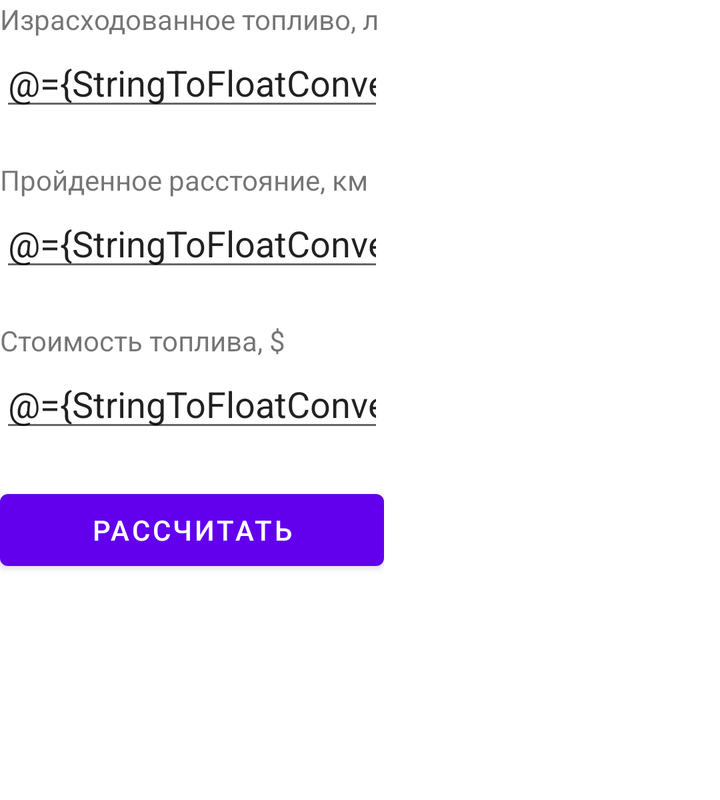
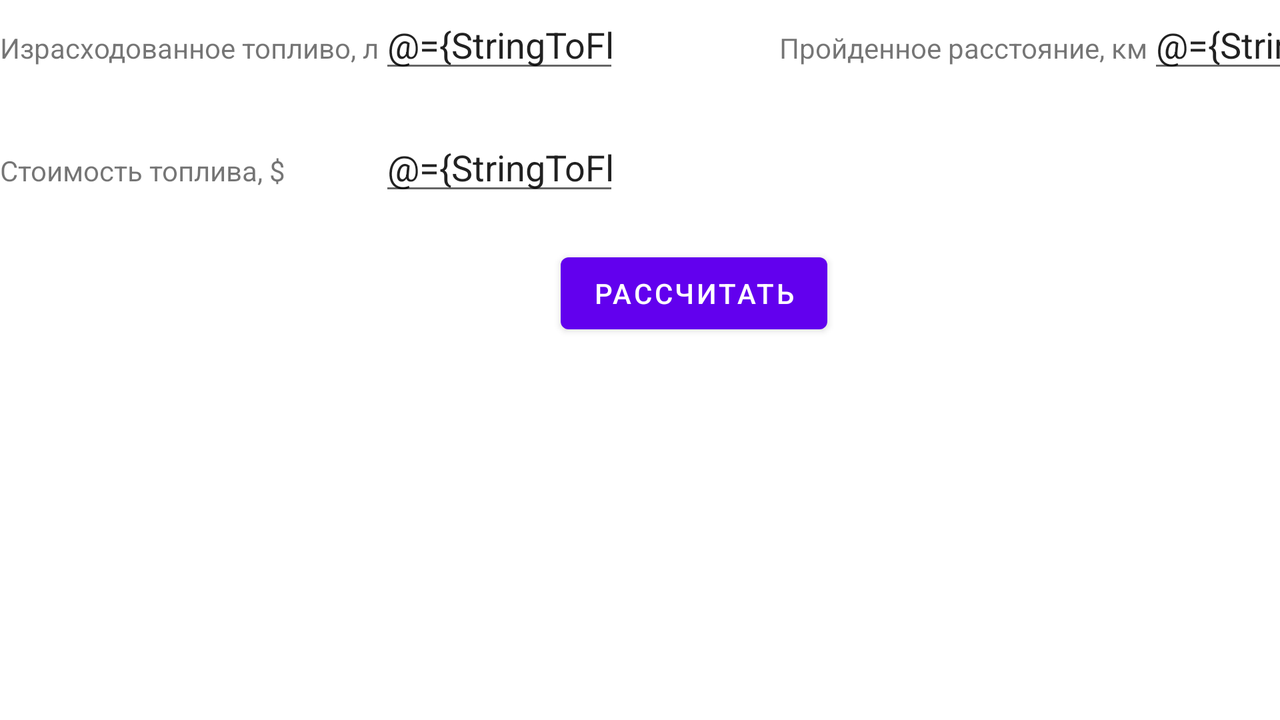

First picture: res/layout/ on a phone held upright. Second picture: the repository's own variant of that layout, on a device whose configuration matches the variant's folder. Source for both follows.
<!-- AndroidManifest.xml: application theme Theme.Second -->
<!-- res/layout/fragment_average_mode_calculator.xml -->
<?xml version="1.0" encoding="utf-8"?>
<layout
    xmlns:app="http://schemas.android.com/apk/res-auto"
    xmlns:tools="http://schemas.android.com/tools"
    xmlns:android="http://schemas.android.com/apk/res/android"
    tools:context=".AverageModeCalculatorFragment">
    <data>
        <import type="tsi.fit.bstu.second.StringToFloatConverter"/>
        <variable
            name="viewModel"
            type="tsi.fit.bstu.second.CalcViewModel" />
    </data>

            <LinearLayout
                android:layout_width="192dp"
                android:layout_height="400dp"
                android:orientation="vertical">

                <TextView
                    android:id="@+id/textView2"
                    android:layout_width="wrap_content"
                    android:layout_height="wrap_content"
                    android:labelFor="@+id/editTextFuel"
                    android:text="Израсходованное топливо, л" />

                <EditText
                    android:id="@+id/editTextFuel"
                    android:layout_width="wrap_content"
                    android:layout_height="wrap_content"
                    android:layout_marginBottom="20dp"
                    android:ems="10"
                    android:text="@={StringToFloatConverter.floatToString(viewModel.fuel)}"
                    android:inputType="numberDecimal" />

                <TextView
                    android:id="@+id/textView3"
                    android:layout_width="wrap_content"
                    android:layout_height="wrap_content"
                    android:labelFor="@+id/editTextDistance"
                    android:text="Пройденное расстояние, км" />

                <EditText
                    android:id="@+id/editTextDistance"
                    android:layout_width="wrap_content"
                    android:layout_height="wrap_content"
                    android:layout_marginBottom="20dp"
                    android:text="@={StringToFloatConverter.floatToString(viewModel.distance)}"
                    android:ems="10"
                    android:inputType="numberDecimal" />

                <TextView
                    android:id="@+id/textView4"
                    android:layout_width="wrap_content"
                    android:layout_height="wrap_content"
                    android:labelFor="@+id/editTextFuelCost"
                    android:text="Стоимость топлива, $" />

                <EditText
                    android:id="@+id/editTextFuelCost"
                    android:layout_width="wrap_content"
                    android:layout_height="wrap_content"
                    android:layout_marginBottom="20dp"
                    android:ems="10"
                    android:text="@={StringToFloatConverter.floatToString(viewModel.fuelCost)}"
                    android:inputType="numberDecimal" />

                <Button
                    android:id="@+id/buttonCalculate"
                    android:layout_width="match_parent"
                    android:layout_height="wrap_content"
                    android:text="Рассчитать" />

            </LinearLayout>


</layout>
<!-- resources referenced by this layout -->
<resources>
  <style name="Theme.Second" parent="Theme.MaterialComponents.DayNight.DarkActionBar">
          
          <item name="colorPrimary">@color/purple_500</item>
          <item name="colorPrimaryVariant">@color/purple_700</item>
          <item name="colorOnPrimary">@color/white</item>
          
          <item name="colorSecondary">@color/teal_200</item>
          <item name="colorSecondaryVariant">@color/teal_700</item>
          <item name="colorOnSecondary">@color/black</item>
          
          <item name="android:statusBarColor" tools:targetApi="l">?attr/colorPrimaryVariant</item>
          
      </style>
</resources>
<!-- res/layout-land/fragment_average_mode_calculator.xml (the repository's variant of the layout above) -->
<!-- drawn on the phone turned sideways -->
<?xml version="1.0" encoding="utf-8"?>
<layout
    xmlns:tools="http://schemas.android.com/tools"
    xmlns:android="http://schemas.android.com/apk/res/android"
    tools:context=".AverageModeCalculatorFragment">
    <data>
        <import type="tsi.fit.bstu.second.StringToFloatConverter"/>
        <variable
            name="viewModel"
            type="tsi.fit.bstu.second.CalcViewModel" />
    </data>


    <TableLayout
        android:layout_width="match_parent"
        android:layout_height="match_parent"
        android:stretchColumns="*">

        <TableRow
            android:layout_width="match_parent"
            android:layout_height="match_parent">


            <TextView
                android:id="@+id/textView2"
                android:layout_width="wrap_content"
                android:layout_height="wrap_content"
                android:layout_column="1"
                android:labelFor="@+id/editTextFuel"
                android:text="Израсходованное топливо, л" />

            <EditText
                android:id="@+id/editTextFuel"
                android:layout_width="120dp"
                android:layout_height="wrap_content"
                android:layout_column="2"
                android:layout_marginBottom="20dp"
                android:ems="10"
                android:inputType="numberDecimal"
                android:text="@={StringToFloatConverter.floatToString(viewModel.fuel)}" />


            <TextView
                android:id="@+id/textView3"
                android:layout_width="wrap_content"
                android:layout_height="wrap_content"
                android:layout_column="3"
                android:layout_marginLeft="80dp"
                android:labelFor="@+id/editTextDistance"
                android:text="Пройденное расстояние, км" />

            <EditText
                android:id="@+id/editTextDistance"
                android:layout_width="120dp"
                android:layout_height="wrap_content"
                android:layout_column="4"
                android:layout_marginBottom="20dp"
                android:ems="10"
                android:inputType="numberDecimal"
                android:text="@={StringToFloatConverter.floatToString(viewModel.distance)}" />

        </TableRow>

        <TableRow
            android:layout_width="match_parent"
            android:layout_height="match_parent"
            android:stretchColumns="*">

            <TextView
                android:id="@+id/textView4"
                android:layout_width="wrap_content"
                android:layout_height="wrap_content"
                android:layout_column="1"
                android:labelFor="@+id/editTextFuelCost"
                android:text="Стоимость топлива, $" />

            <EditText
                android:id="@+id/editTextFuelCost"
                android:layout_width="120dp"
                android:layout_height="wrap_content"
                android:layout_column="2"
                android:layout_marginBottom="20dp"
                android:ems="10"
                android:inputType="numberDecimal"
                android:text="@={StringToFloatConverter.floatToString(viewModel.fuelCost)}" />

        </TableRow>


        <TableRow
            android:layout_width="match_parent"
            android:layout_height="match_parent">

            <Button
                android:id="@+id/buttonCalculate"
                android:layout_width="match_parent"
                android:layout_height="wrap_content"
                android:layout_gravity="center_horizontal"
                android:layout_span="5"
                android:text="Рассчитать" />
        </TableRow>


    </TableLayout>











</layout>
